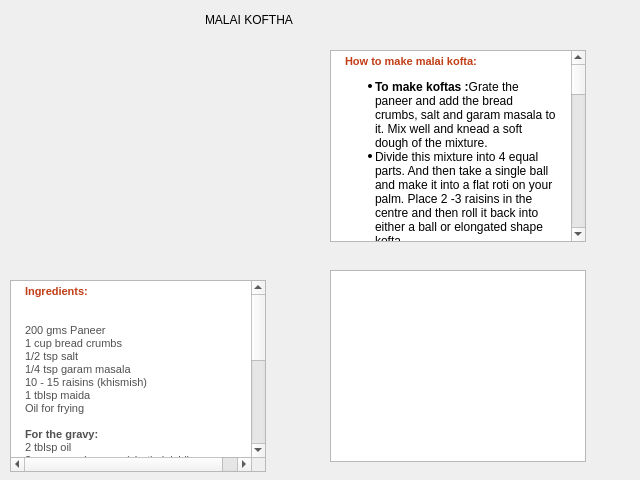
<?xml version="1.0" encoding="UTF-8"?>
<ui version="4.0">
 <class>Sabgis4</class>
 <widget class="QWidget" name="Sabgis4">
  <property name="geometry">
   <rect>
    <x>0</x>
    <y>0</y>
    <width>640</width>
    <height>480</height>
   </rect>
  </property>
  <property name="windowTitle">
   <string>Form</string>
  </property>
  <widget class="QLabel" name="label">
   <property name="geometry">
    <rect>
     <x>205</x>
     <y>10</y>
     <width>181</width>
     <height>20</height>
    </rect>
   </property>
   <property name="text">
    <string>MALAI KOFTHA</string>
   </property>
  </widget>
  <widget class="QLabel" name="label_2">
   <property name="geometry">
    <rect>
     <x>20</x>
     <y>40</y>
     <width>261</width>
     <height>201</height>
    </rect>
   </property>
   <property name="text">
    <string/>
   </property>
   <property name="pixmap">
    <pixmap>../../Required Images/malai.jpg</pixmap>
   </property>
  </widget>
  <widget class="QTextBrowser" name="textBrowser">
   <property name="geometry">
    <rect>
     <x>10</x>
     <y>280</y>
     <width>256</width>
     <height>192</height>
    </rect>
   </property>
   <property name="html">
    <string>&lt;!DOCTYPE HTML PUBLIC &quot;-//W3C//DTD HTML 4.0//EN&quot; &quot;http://www.w3.org/TR/REC-html40/strict.dtd&quot;&gt;
&lt;html&gt;&lt;head&gt;&lt;meta name=&quot;qrichtext&quot; content=&quot;1&quot; /&gt;&lt;style type=&quot;text/css&quot;&gt;
p, li { white-space: pre-wrap; }
&lt;/style&gt;&lt;/head&gt;&lt;body style=&quot; font-family:'MS Shell Dlg 2'; font-size:8.25pt; font-weight:400; font-style:normal;&quot;&gt;
&lt;p style=&quot; margin-top:0px; margin-bottom:0px; margin-left:10px; margin-right:5px; -qt-block-indent:0; text-indent:0px;&quot;&gt;&lt;span style=&quot; font-family:'Arial'; font-size:8pt; font-weight:600; color:#c13e16;&quot;&gt;Ingredients:&lt;br /&gt;&lt;br /&gt;&lt;/span&gt;&lt;/p&gt;
&lt;p align=&quot;center&quot; style=&quot;-qt-paragraph-type:empty; margin-top:0px; margin-bottom:0px; margin-left:0px; margin-right:0px; -qt-block-indent:0; text-indent:0px; font-family:'Times New Roman'; font-size:8pt; color:#000000;&quot;&gt;&lt;/p&gt;
&lt;table border=&quot;0&quot; style=&quot; margin-top:0px; margin-bottom:0px; margin-left:0px; margin-right:0px;&quot; align=&quot;center&quot; width=&quot;98%&quot; cellspacing=&quot;0&quot; cellpadding=&quot;0&quot;&gt;
&lt;tr&gt;
&lt;td width=&quot;250&quot; style=&quot; vertical-align:top;&quot;&gt;
&lt;p style=&quot; margin-top:0px; margin-bottom:0px; margin-left:10px; margin-right:10px; -qt-block-indent:0; text-indent:0px;&quot;&gt;&lt;span style=&quot; font-family:'verdana'; font-size:8pt; color:#515151;&quot;&gt;200 gms Paneer&lt;br /&gt;1 cup bread crumbs&lt;br /&gt;1/2 tsp salt&lt;br /&gt;1/4 tsp garam masala&lt;br /&gt;10 - 15 raisins (khismish) &lt;br /&gt;1 tblsp maida &lt;br /&gt;Oil for frying&lt;br /&gt;&lt;br /&gt;&lt;/span&gt;&lt;span style=&quot; font-family:'verdana'; font-size:8pt; font-weight:600; color:#515151;&quot;&gt;For the gravy:&lt;/span&gt;&lt;span style=&quot; font-family:'verdana'; font-size:8pt; color:#515151;&quot;&gt;&lt;br /&gt;2 tblsp oil &lt;br /&gt;3 green cardamoms (choti elaichi) &lt;br /&gt;1 green chilly &lt;br /&gt;1/2 cup grated onion &lt;br /&gt;1 tsp grated ginger &lt;br /&gt;1 tsp grated garlic&lt;br /&gt;1/2 tsp red chilly powder&lt;br /&gt;1 tsp jeera powder&lt;br /&gt;1 tsp corainder powder&lt;br /&gt;1 tsp salt&lt;br /&gt;5 medium tomatoes &lt;br /&gt;2 pinch sugar&lt;br /&gt;10 cashewnuts &lt;br /&gt;1/2 cup milk&lt;br /&gt;2 -3 tblsp cream&lt;br /&gt;1/2 tsp garam masala&lt;br /&gt;Coriander leaves for garnish&lt;br /&gt;Green chillies for garnish&lt;/span&gt;&lt;/p&gt;&lt;/td&gt;&lt;/tr&gt;&lt;/table&gt;&lt;/body&gt;&lt;/html&gt;</string>
   </property>
  </widget>
  <widget class="QTextBrowser" name="textBrowser_2">
   <property name="geometry">
    <rect>
     <x>330</x>
     <y>50</y>
     <width>256</width>
     <height>192</height>
    </rect>
   </property>
   <property name="html">
    <string>&lt;!DOCTYPE HTML PUBLIC &quot;-//W3C//DTD HTML 4.0//EN&quot; &quot;http://www.w3.org/TR/REC-html40/strict.dtd&quot;&gt;
&lt;html&gt;&lt;head&gt;&lt;meta name=&quot;qrichtext&quot; content=&quot;1&quot; /&gt;&lt;style type=&quot;text/css&quot;&gt;
p, li { white-space: pre-wrap; }
&lt;/style&gt;&lt;/head&gt;&lt;body style=&quot; font-family:'MS Shell Dlg 2'; font-size:8.25pt; font-weight:400; font-style:normal;&quot;&gt;
&lt;p style=&quot; margin-top:0px; margin-bottom:0px; margin-left:10px; margin-right:5px; -qt-block-indent:0; text-indent:0px;&quot;&gt;&lt;span style=&quot; font-family:'Arial'; font-size:8pt; font-weight:600; color:#c13e16;&quot;&gt;How to make malai kofta:&lt;/span&gt;&lt;/p&gt;
&lt;ul style=&quot;margin-top: 0px; margin-bottom: 0px; margin-left: 0px; margin-right: 0px; -qt-list-indent: 1;&quot;&gt;&lt;li style=&quot; font-family:'Verdana'; font-size:8pt; color:#000000;&quot; style=&quot; margin-top:12px; margin-bottom:0px; margin-left:0px; margin-right:10px; -qt-block-indent:0; text-indent:0px;&quot;&gt;&lt;span style=&quot; font-size:medium; font-weight:600;&quot;&gt;To make koftas :&lt;/span&gt;&lt;span style=&quot; font-size:medium;&quot;&gt;Grate the paneer and add the bread crumbs, salt and garam masala to it. Mix well and knead a soft dough of the mixture.&lt;/span&gt;&lt;/li&gt;
&lt;li style=&quot; font-family:'Verdana'; font-size:8pt; color:#000000;&quot; style=&quot; margin-top:0px; margin-bottom:0px; margin-left:0px; margin-right:10px; -qt-block-indent:0; text-indent:0px;&quot;&gt;&lt;span style=&quot; font-size:medium;&quot;&gt;Divide this mixture into 4 equal parts. And then take a single ball and make it into a flat roti on your palm. Place 2 -3 raisins in the centre and then roll it back into either a ball or elongated shape kofta.&lt;/span&gt;&lt;/li&gt;
&lt;li style=&quot; font-family:'Verdana'; font-size:8pt; color:#000000;&quot; style=&quot; margin-top:0px; margin-bottom:0px; margin-left:0px; margin-right:10px; -qt-block-indent:0; text-indent:0px;&quot;&gt;&lt;span style=&quot; font-size:medium;&quot;&gt;Sprinkle 1 tblsp of maida on a plate and roll this kofta in it. Coat the kofta with the cornflour and keep aside.&lt;/span&gt;&lt;/li&gt;
&lt;li style=&quot; font-family:'Verdana'; font-size:8pt; color:#000000;&quot; style=&quot; margin-top:0px; margin-bottom:0px; margin-left:0px; margin-right:10px; -qt-block-indent:0; text-indent:0px;&quot;&gt;&lt;span style=&quot; font-size:medium;&quot;&gt;Repeat the same process for all the remaining balls.&lt;/span&gt;&lt;/li&gt;
&lt;li style=&quot; font-family:'Verdana'; font-size:8pt; color:#000000;&quot; style=&quot; margin-top:0px; margin-bottom:0px; margin-left:0px; margin-right:10px; -qt-block-indent:0; text-indent:0px;&quot;&gt;&lt;span style=&quot; font-size:medium;&quot;&gt;Heat oil in a kadai and fry the koftas with a light hand. when light golden brown take them out. Do not over cook otherwise the paneer will get hard.&lt;/span&gt;&lt;/li&gt;
&lt;li style=&quot; font-family:'Verdana'; font-size:8pt; color:#000000;&quot; style=&quot; margin-top:0px; margin-bottom:0px; margin-left:0px; margin-right:10px; -qt-block-indent:0; text-indent:0px;&quot;&gt;&lt;span style=&quot; font-size:medium; font-weight:600;&quot;&gt;To Make the Gravy:&lt;/span&gt;&lt;span style=&quot; font-size:medium;&quot;&gt; Blanch the tomatoes, peel the skin and puree them. Keep aside. Also soak the cashewnuts for 2 hrs and then grind it into fine paste.&lt;/span&gt;&lt;/li&gt;
&lt;li style=&quot; font-family:'Verdana'; font-size:8pt; color:#000000;&quot; style=&quot; margin-top:0px; margin-bottom:0px; margin-left:0px; margin-right:10px; -qt-block-indent:0; text-indent:0px;&quot;&gt;&lt;span style=&quot; font-size:medium;&quot;&gt;Heat 2 tblsp oil in a kadai and add green cardamoms. Do open the cardamoms before you put in the oil. Then add 1 length wise slit green chilly. Now add grated onion.&lt;/span&gt;&lt;/li&gt;
&lt;li style=&quot; font-family:'Verdana'; font-size:8pt; color:#000000;&quot; style=&quot; margin-top:0px; margin-bottom:0px; margin-left:0px; margin-right:10px; -qt-block-indent:0; text-indent:0px;&quot;&gt;&lt;span style=&quot; font-size:medium;&quot;&gt;Fry till light golden then add ginger and garlic. Fry for another minute.&lt;/span&gt;&lt;/li&gt;
&lt;li style=&quot; font-family:'Verdana'; font-size:8pt; color:#000000;&quot; style=&quot; margin-top:0px; margin-bottom:0px; margin-left:0px; margin-right:10px; -qt-block-indent:0; text-indent:0px;&quot;&gt;&lt;span style=&quot; font-size:medium;&quot;&gt;Now add red chilly powder, coriander powder, jeera powder and salt. Put 1/4 cup of water so that the masala mixes well.&lt;/span&gt;&lt;/li&gt;
&lt;li style=&quot; font-family:'Verdana'; font-size:8pt; color:#000000;&quot; style=&quot; margin-top:0px; margin-bottom:0px; margin-left:0px; margin-right:10px; -qt-block-indent:0; text-indent:0px;&quot;&gt;&lt;span style=&quot; font-size:medium;&quot;&gt;Add tomato puree and sugar. Let them simmer on medium flame for 8 - 10 mins or till oil separates.&lt;/span&gt;&lt;/li&gt;
&lt;li style=&quot; font-family:'Verdana'; font-size:8pt; color:#000000;&quot; style=&quot; margin-top:0px; margin-bottom:0px; margin-left:0px; margin-right:10px; -qt-block-indent:0; text-indent:0px;&quot;&gt;&lt;span style=&quot; font-size:medium;&quot;&gt;Now add the cashewnut paste little by little stirring all the while. Keep the flame low.&lt;/span&gt;&lt;/li&gt;
&lt;li style=&quot; font-family:'Verdana'; font-size:8pt; color:#000000;&quot; style=&quot; margin-top:0px; margin-bottom:0px; margin-left:0px; margin-right:10px; -qt-block-indent:0; text-indent:0px;&quot;&gt;&lt;span style=&quot; font-size:medium;&quot;&gt;Add 1/4 to 1/2 cup water and simmer for a minute. Then add milk which is at room temperature.Mix well and cook for another minute.&lt;/span&gt;&lt;/li&gt;
&lt;li style=&quot; font-family:'Verdana'; font-size:8pt; color:#000000;&quot; style=&quot; margin-top:0px; margin-bottom:0px; margin-left:0px; margin-right:10px; -qt-block-indent:0; text-indent:0px;&quot;&gt;&lt;span style=&quot; font-size:medium;&quot;&gt;Now add 2 -3 tblsp cream and garam masala. Mix well&lt;/span&gt;&lt;/li&gt;
&lt;li style=&quot; font-family:'Verdana'; font-size:8pt; color:#000000;&quot; style=&quot; margin-top:0px; margin-bottom:0px; margin-left:0px; margin-right:10px; -qt-block-indent:0; text-indent:0px;&quot;&gt;&lt;span style=&quot; font-size:medium;&quot;&gt;To serve in a platter place the koftas and then pour the gravy on top of it. Garnish with finely chopped green coriander and lengthwise slit green chillies.&lt;/span&gt;&lt;/li&gt;
&lt;li style=&quot; font-family:'Verdana'; font-size:8pt; color:#000000;&quot; style=&quot; margin-top:0px; margin-bottom:0px; margin-left:0px; margin-right:10px; -qt-block-indent:0; text-indent:0px;&quot;&gt;&lt;span style=&quot; font-size:medium;&quot;&gt;Make swirls of cream. Malai kofta is ready to be served.&lt;/span&gt;&lt;/li&gt;
&lt;li style=&quot; font-family:'Verdana'; font-size:8pt; color:#000000;&quot; style=&quot; margin-top:0px; margin-bottom:12px; margin-left:0px; margin-right:10px; -qt-block-indent:0; text-indent:0px;&quot;&gt;&lt;span style=&quot; font-size:medium; font-weight:600;&quot;&gt;Note:&lt;/span&gt;&lt;span style=&quot; font-size:medium;&quot;&gt;&lt;br /&gt;1. You can use melon seeds instead of cashewnuts.&lt;br /&gt;2. Milk should be at room temperature otherwise the gravy might cuddle.&lt;br /&gt;3. You can even shallow fry the koftas instead of deep frying.&lt;br /&gt;4. You can use red food color to get restaurant style color.&lt;/span&gt;&lt;/li&gt;&lt;/ul&gt;&lt;/body&gt;&lt;/html&gt;</string>
   </property>
  </widget>
  <widget class="QTextBrowser" name="textBrowser_3">
   <property name="geometry">
    <rect>
     <x>330</x>
     <y>270</y>
     <width>256</width>
     <height>192</height>
    </rect>
   </property>
  </widget>
 </widget>
 <resources/>
 <connections/>
</ui>
